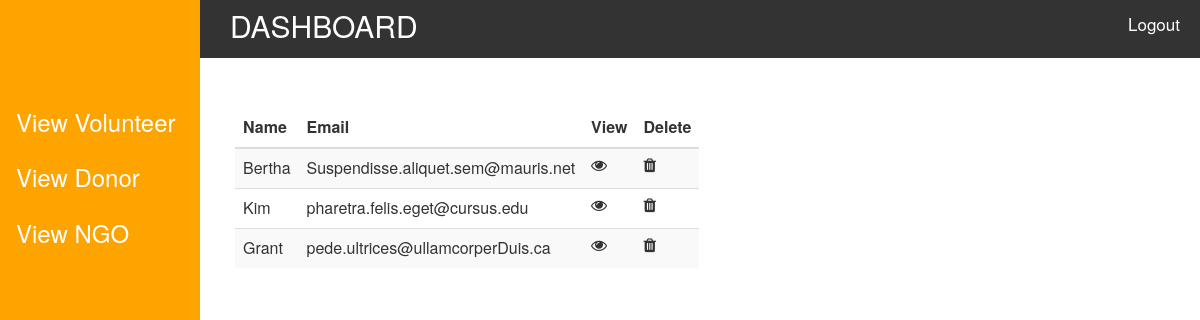
/viewdonor.php, run on the app's committed database.
### tables this page shows
CREATE TABLE `donors` (
  `DID` int(11) NOT NULL,
  `DNAME` varchar(50) DEFAULT NULL,
  `D_EMAIL` varchar(100) DEFAULT NULL,
  `DPHNUMBER` varchar(10) NOT NULL
);

### pages/includes/functions.php (called while the page is built, shortened)
<?php
$connection = mysqli_connect(SERVER,USER,PASSWORD,DB);
function getalldonors(){
    global $connection;
    $query = "SELECT * FROM donors";
    $ngo=mysqli_query($connection,$query);
    if($row=mysqli_fetch_all($ngo)){
        return($row);
    }
}
?>

### viewdonor.php (the view, shortened to what this page needs)
  <?php
  require_once("pages/includes/functions.php");
  $vol=getalldonors();
  ?>
  <html>
      <head>
          <link rel="stylesheet" href="https://cdnjs.cloudflare.com/ajax/libs/font-awesome/4.7.0/css/font-awesome.min.css">
          <link rel="stylesheet" href="vendors/bootstrap/css/bootstrap.min.css">
          <link rel="stylesheet" href="vendors/datatables/datatables.min.css">
          <link rel="stylesheet" href="vendors/datatables/plugins/bootstrap/datatables.bootstrap.css">
          <link rel="stylesheet" href="header.css">
      </head>
      <body>
          <div class="topnav" id="myTopnav">
    <span class="logo">DASHBOARD</span>
    <a href="index.php" class="pull-right">Logout</a>
  </div>
    <div class="sidenav">
    <div class="top-wala">
    <a href="header.php">View Volunteer</a>
    <a href="viewdonor.php">View Donor</a>
    <a href="viewngo.php">View NGO</a>
  </div>
  </div>
 <div class="container" style="
    margin-left: 0px;
">
  <table class="table table-striped" style="margin-top:50px;margin-left:220px;width: 300px">
    <thead>
      <tr>
        <th scope="col">Name</th>
        <th scope="col">Email</th>
         <th scope="col">View</th>
        <th scope="col">Delete</th>
      </tr>
    </thead>
    <tbody>
      <?php foreach ($vol as $key => $value) {
        ;?>
        <tr>
          <td><?php echo $value[1] ;?></td>
          <td><?php echo $value[2] ;?></td>
          <td><i class="fa fa-eye" aria-hidden="true"></i></td>
          <td><i class="fa fa-trash" aria-hidden="true"></i></td>
        </tr>
        <?php
      }
      ?>
    </tbody>
  </table>
</div>
</body>
  <span onclick="openNav()">open</span>
  </html>

### header.css (style rules this page uses)
.topnav { background-color: #333; overflow: hidden; margin-top: -10px; }
.topnav a { float: right; display: block; color: white; text-align: center; padding: 22px 20px; text-decoration: none; font-size: 17px; }
.logo { color: white; font-size: 30px; margin-left: 230px; float: left; padding-top: 15px; }
.sidenav { height: 100%; width: 200px; position: fixed; z-index: 1; top: 0; left: 0; background-color: #fda401; overflow-x: hidden; padding-top: 20px; }
.top-wala { margin-top:70px; }
.sidenav a { padding: 15px 8px 6px 16px; text-decoration: none; font-size: 24px; color: white; display: block; }

### data on the page
donors: DNAME "Bertha", D_EMAIL "Suspendisse.aliquet.sem@mauris.net"
donors: DNAME "Kim", D_EMAIL "pharetra.felis.eget@cursus.edu"
donors: DNAME "Grant", D_EMAIL "pede.ultrices@ullamcorperDuis.ca"
